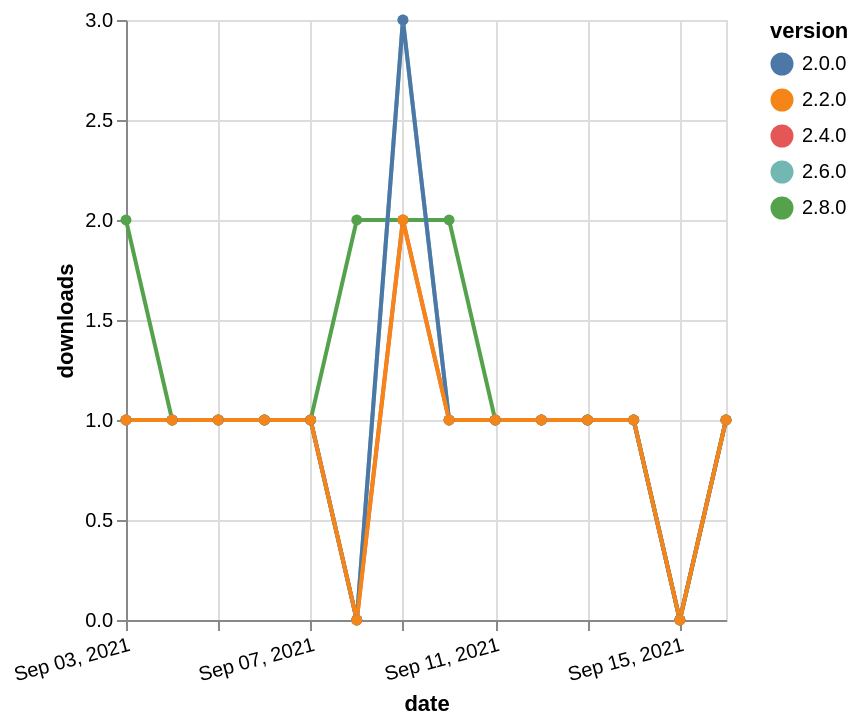

Here is the Vega-Lite specification saved for this chart:
### Vega-Lite specification from a JSON file in a GitHub repository (floating-point values rounded to 4 significant figures)
{"$schema": "https://vega.github.io/schema/vega-lite/v5.json", "description": "A simple bar chart with embedded data.", "data": {"values": [{"date": "2021-09-03", "total": 161, "delta": 1, "version": "2.4.0"}, {"date": "2021-09-04", "total": 162, "delta": 1, "version": "2.4.0"}, {"date": "2021-09-05", "total": 163, "delta": 1, "version": "2.4.0"}, {"date": "2021-09-06", "total": 164, "delta": 1, "version": "2.4.0"}, {"date": "2021-09-07", "total": 165, "delta": 1, "version": "2.4.0"}, {"date": "2021-09-08", "total": 165, "delta": 0, "version": "2.4.0"}, {"date": "2021-09-09", "total": 167, "delta": 2, "version": "2.4.0"}, {"date": "2021-09-10", "total": 168, "delta": 1, "version": "2.4.0"}, {"date": "2021-09-11", "total": 169, "delta": 1, "version": "2.4.0"}, {"date": "2021-09-12", "total": 170, "delta": 1, "version": "2.4.0"}, {"date": "2021-09-13", "total": 171, "delta": 1, "version": "2.4.0"}, {"date": "2021-09-14", "total": 172, "delta": 1, "version": "2.4.0"}, {"date": "2021-09-15", "total": 172, "delta": 0, "version": "2.4.0"}, {"date": "2021-09-16", "total": 173, "delta": 1, "version": "2.4.0"}, {"date": "2021-09-03", "total": 128, "delta": 2, "version": "2.8.0"}, {"date": "2021-09-04", "total": 129, "delta": 1, "version": "2.8.0"}, {"date": "2021-09-05", "total": 130, "delta": 1, "version": "2.8.0"}, {"date": "2021-09-06", "total": 131, "delta": 1, "version": "2.8.0"}, {"date": "2021-09-07", "total": 132, "delta": 1, "version": "2.8.0"}, {"date": "2021-09-08", "total": 134, "delta": 2, "version": "2.8.0"}, {"date": "2021-09-09", "total": 136, "delta": 2, "version": "2.8.0"}, {"date": "2021-09-10", "total": 138, "delta": 2, "version": "2.8.0"}, {"date": "2021-09-11", "total": 139, "delta": 1, "version": "2.8.0"}, {"date": "2021-09-12", "total": 140, "delta": 1, "version": "2.8.0"}, {"date": "2021-09-13", "total": 141, "delta": 1, "version": "2.8.0"}, {"date": "2021-09-14", "total": 142, "delta": 1, "version": "2.8.0"}, {"date": "2021-09-15", "total": 142, "delta": 0, "version": "2.8.0"}, {"date": "2021-09-16", "total": 143, "delta": 1, "version": "2.8.0"}, {"date": "2021-09-03", "total": 202, "delta": 1, "version": "2.6.0"}, {"date": "2021-09-04", "total": 203, "delta": 1, "version": "2.6.0"}, {"date": "2021-09-05", "total": 204, "delta": 1, "version": "2.6.0"}, {"date": "2021-09-06", "total": 205, "delta": 1, "version": "2.6.0"}, {"date": "2021-09-07", "total": 206, "delta": 1, "version": "2.6.0"}, {"date": "2021-09-08", "total": 206, "delta": 0, "version": "2.6.0"}, {"date": "2021-09-09", "total": 209, "delta": 3, "version": "2.6.0"}, {"date": "2021-09-10", "total": 210, "delta": 1, "version": "2.6.0"}, {"date": "2021-09-11", "total": 211, "delta": 1, "version": "2.6.0"}, {"date": "2021-09-12", "total": 212, "delta": 1, "version": "2.6.0"}, {"date": "2021-09-13", "total": 213, "delta": 1, "version": "2.6.0"}, {"date": "2021-09-14", "total": 214, "delta": 1, "version": "2.6.0"}, {"date": "2021-09-15", "total": 214, "delta": 0, "version": "2.6.0"}, {"date": "2021-09-16", "total": 215, "delta": 1, "version": "2.6.0"}, {"date": "2021-09-03", "total": 197, "delta": 1, "version": "2.0.0"}, {"date": "2021-09-04", "total": 198, "delta": 1, "version": "2.0.0"}, {"date": "2021-09-05", "total": 199, "delta": 1, "version": "2.0.0"}, {"date": "2021-09-06", "total": 200, "delta": 1, "version": "2.0.0"}, {"date": "2021-09-07", "total": 201, "delta": 1, "version": "2.0.0"}, {"date": "2021-09-08", "total": 201, "delta": 0, "version": "2.0.0"}, {"date": "2021-09-09", "total": 204, "delta": 3, "version": "2.0.0"}, {"date": "2021-09-10", "total": 205, "delta": 1, "version": "2.0.0"}, {"date": "2021-09-11", "total": 206, "delta": 1, "version": "2.0.0"}, {"date": "2021-09-12", "total": 207, "delta": 1, "version": "2.0.0"}, {"date": "2021-09-13", "total": 208, "delta": 1, "version": "2.0.0"}, {"date": "2021-09-14", "total": 209, "delta": 1, "version": "2.0.0"}, {"date": "2021-09-15", "total": 209, "delta": 0, "version": "2.0.0"}, {"date": "2021-09-16", "total": 210, "delta": 1, "version": "2.0.0"}, {"date": "2021-09-03", "total": 196, "delta": 1, "version": "2.2.0"}, {"date": "2021-09-04", "total": 197, "delta": 1, "version": "2.2.0"}, {"date": "2021-09-05", "total": 198, "delta": 1, "version": "2.2.0"}, {"date": "2021-09-06", "total": 199, "delta": 1, "version": "2.2.0"}, {"date": "2021-09-07", "total": 200, "delta": 1, "version": "2.2.0"}, {"date": "2021-09-08", "total": 200, "delta": 0, "version": "2.2.0"}, {"date": "2021-09-09", "total": 202, "delta": 2, "version": "2.2.0"}, {"date": "2021-09-10", "total": 203, "delta": 1, "version": "2.2.0"}, {"date": "2021-09-11", "total": 204, "delta": 1, "version": "2.2.0"}, {"date": "2021-09-12", "total": 205, "delta": 1, "version": "2.2.0"}, {"date": "2021-09-13", "total": 206, "delta": 1, "version": "2.2.0"}, {"date": "2021-09-14", "total": 207, "delta": 1, "version": "2.2.0"}, {"date": "2021-09-15", "total": 207, "delta": 0, "version": "2.2.0"}, {"date": "2021-09-16", "total": 208, "delta": 1, "version": "2.2.0"}]}, "width": "container", "mark": {"type": "line", "point": {"filled": true}}, "encoding": {"x": {"field": "date", "type": "temporal", "timeUnit": "yearmonthdate", "title": "date", "axis": {"labelAngle": -15}}, "y": {"field": "delta", "type": "quantitative", "title": "downloads"}, "color": {"field": "version", "type": "nominal"}, "tooltip": {"field": "delta"}}}
